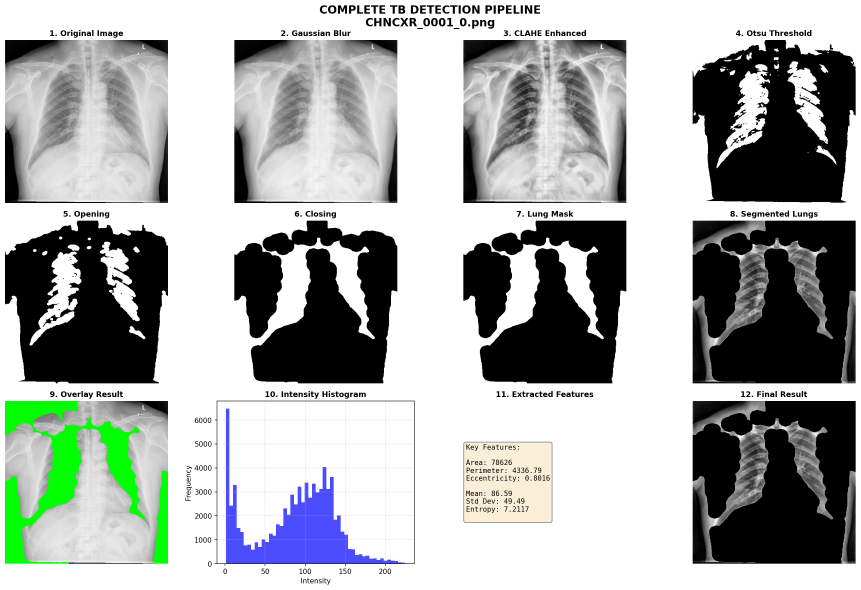
#> input picture Dummy/complete_pipeline_CHNCXR_0001_0.png, 2581 x 1769 px (shown at 1/3 size); its folder holds only this picture in this run
$ jupyter execute Prediction.ipynb   (older library calls are emulated)
#> lines starting #> are read from the running program, lines starting #| are printed output that depends on the picture; after the words box and inside, x2 and y2 are one past the last pixel; in counts of white or black regions, pixels touching at a corner belong together
## Import Libraries

[cell 1]
import cv2
import os
import numpy as np
import pandas as pd
import matplotlib.pyplot as plt
from skimage import measure
from scipy import stats
from skimage.feature import graycomatrix, graycoprops
from pathlib import Path
import pickle
import warnings
warnings.filterwarnings('ignore')

## User Input Configuration

[cell 2]
print("="*60)
print("TB DETECTION - PREDICTION CONFIGURATION")
print("="*60)

# Ask user for input type
print("\nInput Options:")
print("  1. Single image")
print("  2. Folder containing multiple images")

input_type = input("\nChoose input type (1 or 2): ").strip()
#> the answer given: 1

if input_type == '1':
    # Single image mode
    image_path = input("Enter path to single image: ").strip()
#> the answer given: complete_pipeline_CHNCXR_0001_0.png
    image_path = Path(image_path).expanduser()

    if not image_path.exists():
        print(f"❌ Error: File not found - {image_path}")
        image_path = None
    else:
        print(f"✅ Single image mode: {image_path}")

    folder_path = None

elif input_type == '2':
    # Folder mode
    folder_path = input("Enter path to folder containing images: ").strip()
    folder_path = Path(folder_path).expanduser()

    if not folder_path.exists():
        print(f"❌ Error: Folder not found - {folder_path}")
        folder_path = None
    else:
        # Count images in folder
        image_files = list(folder_path.glob('*.png')) + list(folder_path.glob('*.jpg')) + list(folder_path.glob('*.jpeg'))
        print(f"✅ Folder mode: {folder_path}")
        print(f"   Found {len(image_files)} images")

    image_path = None
else:
    print("❌ Invalid choice. Please run this cell again.")
    image_path = None
    folder_path = None

# Model selection
print("\nModel Options:")
print("  1. SVM (Support Vector Machine)")
print("  2. Naive Bayes")
print("  3. Both (compare results)")

model_choice = input("\nChoose model (1, 2, or 3): ").strip()
#> the answer given: 1
#> (reads Dummy/svm_model.pkl from the repository)
#> (reads Dummy/nb_model.pkl from the repository)

CONFIG = {
    'input_type': input_type,
    'image_path': image_path,
    'folder_path': folder_path,
    'model_choice': model_choice
}

print("\n" + "="*60)
print("Configuration saved successfully!")
print("="*60)

## Preprocessing Functions

[cell 3]
def preprocess_image(img_path, show_steps=False):
    """
    Complete preprocessing pipeline:
    1. Load grayscale image
    2. Resize to standard size
    3. Apply Gaussian blur
    4. Apply CLAHE for contrast enhancement
    """
#> called with show_steps = False
    img = cv2.imread(str(img_path), cv2.IMREAD_GRAYSCALE)
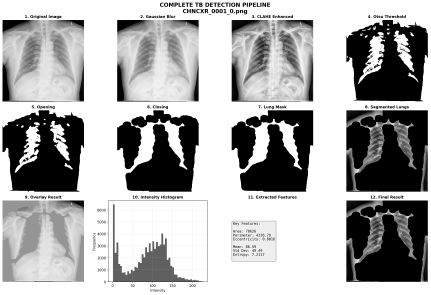
#> img: shape (1769, 2581) (shown at 1/6 size); min 0, max 255, mean 172.2
    if img is None:
        return None, None, None

    # Resize to standard size (512x512)
    img = cv2.resize(img, (512, 512))
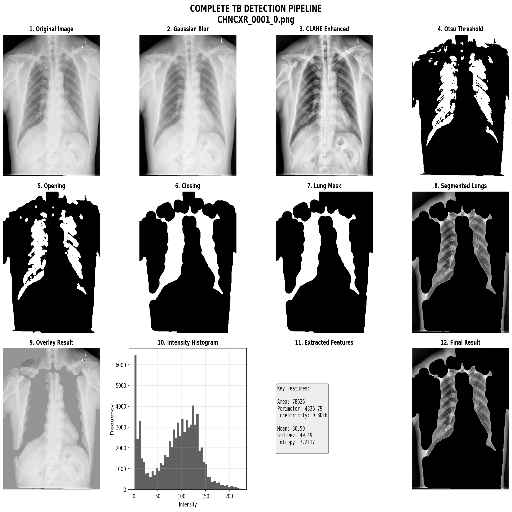
#> img: shape (512, 512); min 0, max 255, mean 172.3

    # Gaussian filtering to reduce noise
    blurred = cv2.GaussianBlur(img, (5, 5), 0)
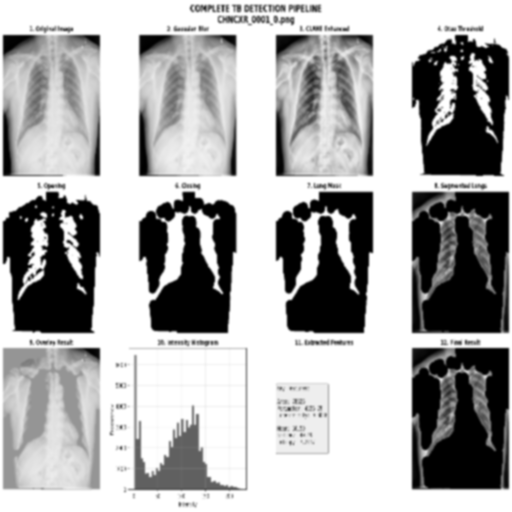
#> blurred: shape (512, 512); min 0, max 255, mean 172.3

    # CLAHE for contrast enhancement
    clahe = cv2.createCLAHE(clipLimit=2.0, tileGridSize=(8, 8))
    enhanced = clahe.apply(blurred)
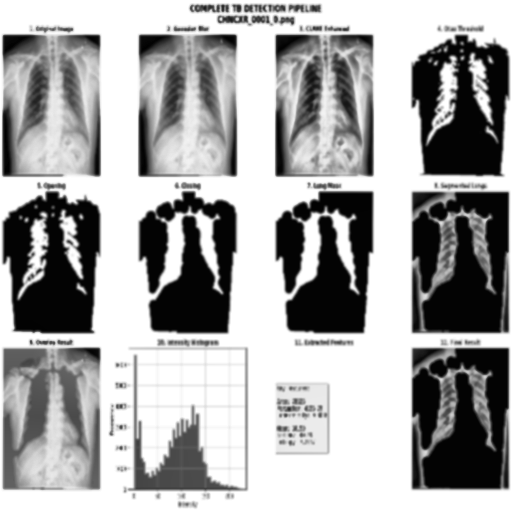
#> enhanced: shape (512, 512); min 1, max 255, mean 166.3

    return img, blurred, enhanced

## Segmentation Functions

[cell 4]
def segment_lungs(enhanced_img, show_steps=False):
    """
    Segment lung regions using improved morphological operations.
    KEY IMPROVEMENT: Uses INVERTED thresholding to get dark lung regions.
    """
#> called with show_steps = False
    if enhanced_img is None:
        return None, None, None

    # CRITICAL: Inverse Otsu to get lungs (dark areas in X-ray)
    _, binary = cv2.threshold(enhanced_img, 0, 255,
                             cv2.THRESH_BINARY_INV + cv2.THRESH_OTSU)
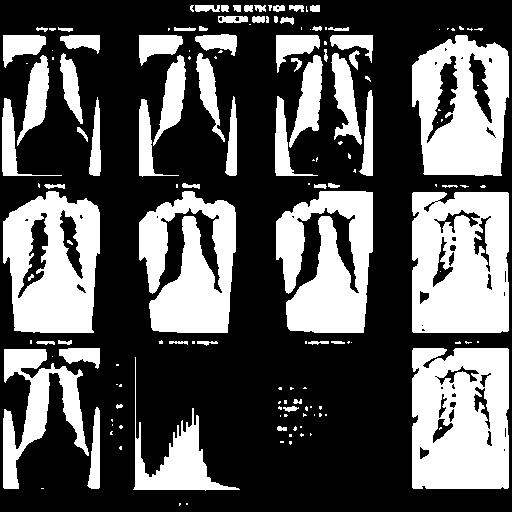
#> binary: shape (512, 512); 35% white; 152 white regions (86 under 20 px), largest, box (x1, y1, x2, y2) and area: (412, 348, 509, 489) 12402, (412, 192, 509, 333) 12301, (3, 191, 100, 333) 9877

    # Morphological opening to remove noise
    kernel_open = cv2.getStructuringElement(cv2.MORPH_ELLIPSE, (5, 5))
    opened = cv2.morphologyEx(binary, cv2.MORPH_OPEN, kernel_open, iterations=2)
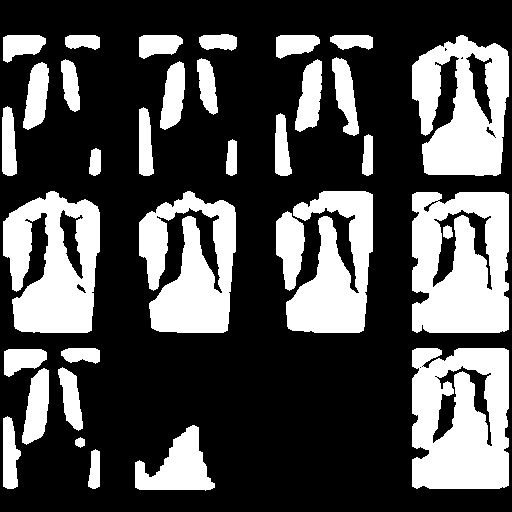
#> opened: shape (512, 512); 31.5% white; 34 white regions, largest, box (x1, y1, x2, y2) and area: (412, 348, 509, 489) 11678, (412, 192, 509, 333) 11475, (3, 191, 100, 333) 9548

    # Morphological closing to fill gaps
    kernel_close = cv2.getStructuringElement(cv2.MORPH_ELLIPSE, (15, 15))
    closed = cv2.morphologyEx(opened, cv2.MORPH_CLOSE, kernel_close, iterations=3)
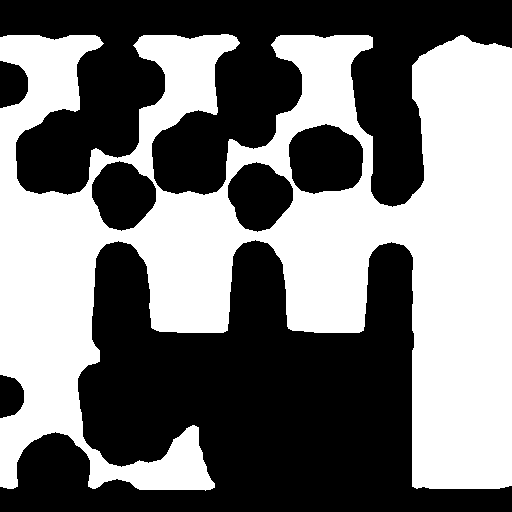
#> closed: shape (512, 512); 46.3% white; 1 white region

    # Find contours and select largest regions (lungs)
    contours, _ = cv2.findContours(closed, cv2.RETR_EXTERNAL, cv2.CHAIN_APPROX_SIMPLE)
#> contours = 1 contour; box (x1, y1, x2, y2) and area: (0, 34, 512, 491) 129958

    # Create mask
    mask = np.zeros_like(enhanced_img)

    if len(contours) > 0:
        # Sort by area and take top 2 (left and right lung)
        contours = sorted(contours, key=cv2.contourArea, reverse=True)
        num_lungs = min(2, len(contours))
#> num_lungs = 1

        for i in range(num_lungs):
            if cv2.contourArea(contours[i]) > 1000:  # Filter small regions
                cv2.drawContours(mask, [contours[i]], -1, 255, -1)
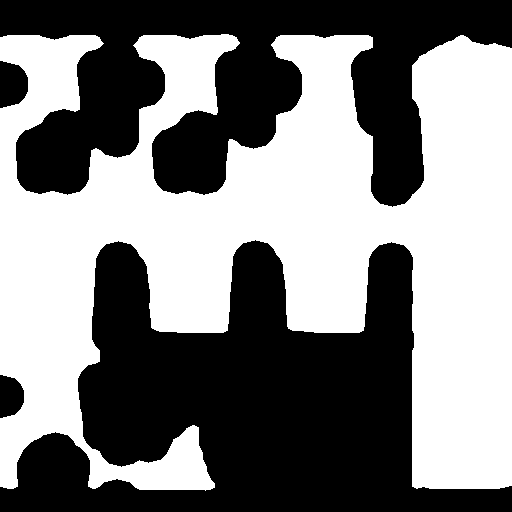
#> mask: shape (512, 512); 50.4% white; 4 black regions, box (x1, y1, x2, y2) and area: (0, 240, 512, 512) 75190, (0, 0, 512, 207) 53007, (0, 61, 28, 108) 1062, (0, 375, 24, 418) 828

    # Final closing on mask
    kernel_final = cv2.getStructuringElement(cv2.MORPH_ELLIPSE, (11, 11))
    mask = cv2.morphologyEx(mask, cv2.MORPH_CLOSE, kernel_final, iterations=2)
#> mask: shape (512, 512); 50.4% white; 4 black regions, box (x1, y1, x2, y2) and area: (0, 240, 512, 512) 75147, (0, 0, 512, 207) 52942, (0, 61, 28, 108) 1056, (0, 375, 24, 418) 822

    return mask, binary, closed

## Feature Extraction Functions

[cell 5]
def extract_shape_features(mask):
    """Extract geometrical features from lung region."""
    if mask is None or np.sum(mask) == 0:
        return {
            'area': 0, 'perimeter': 0, 'eccentricity': 0,
            'extent': 0, 'solidity': 0, 'major_axis': 0, 'minor_axis': 0
        }

    labeled = measure.label(mask)
#> labeled: shape (512, 512) int64; values 0 (black) and 1 (white), 50.4% white; 4 black regions
#> (the rest of the program and of its run is left out)
